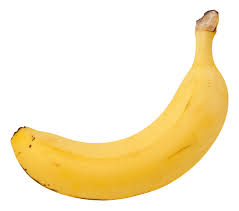
#> input picture img/banana.jpeg, 239 x 211 px
$ python 0813-perimeter-2.py
#> lines starting #> are read from the running program, lines starting #| are printed output that depends on the picture; after the words box and inside, x2 and y2 are one past the last pixel; in counts of white or black regions, pixels touching at a corner belong together
# 0813.py
import cv2
import numpy as np

#1
src = cv2.imread('../../img/banana.jpeg')
#> src is the input picture: shape (211, 239, 3); mean B, G, R 200.8, 235.7, 249.9
gray = cv2.cvtColor(src, cv2.COLOR_BGR2GRAY)
ret, bImg = cv2.threshold(gray, 220, 255, cv2.THRESH_BINARY_INV)
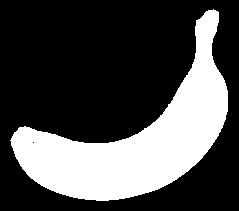
#> bImg: shape (211, 239); 29.5% white; 1 white region, box (x1, y1, x2, y2) and area: (10, 9, 228, 201) 14881
## bImg = cv2.erode(bImg, None)
bImg = cv2.dilate(bImg, None)
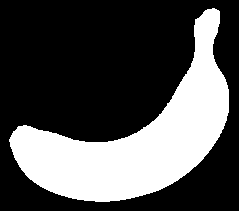
#> bImg: shape (211, 239); 31.2% white; 1 white region
## cv2.imshow('src', src)
## cv2.imshow('bImg', bImg)

mode = cv2.RETR_EXTERNAL
method = cv2.CHAIN_APPROX_SIMPLE
contours, hierarchy = cv2.findContours(bImg, mode, method)
#> contours = 1 contour; box (x1, y1, x2, y2) and area: (9, 8, 229, 202) 15435

dst = src.copy()
## cv2.drawContours(dst, contours, -1, (255,0,0), 3)
cnt = contours[0]
#> cnt = contour of 322 points, box (x1, y1, x2, y2) (9, 8, 229, 202), area 15435
cv2.drawContours(dst, [cnt], 0, (255,0,0), 3)
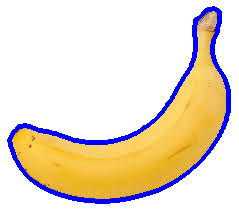
#> dst: shape (211, 239, 3); 6.31% of pixels changed, all inside (x1, y1, x2, y2) = (7, 6, 231, 204)

#2
dst2 = dst.copy()
rows,cols = dst2.shape[:2]
#> rows = 211; cols = 239
[vx,vy,x,y] = cv2.fitLine(cnt, cv2.DIST_L2, 0, 0.01, 0.01)
#> vx = [0.863]; vy = [-0.506]; x = [134.3]; y = [126]
y1 = int((-x * vy / vx) + y)
#> y1 = 204
y2 = int(((cols - x) * vy / vx) + y)
#> y2 = 64
cv2.line(dst2, (0,y1), (cols - 1, y2), (0,0,255), 2)
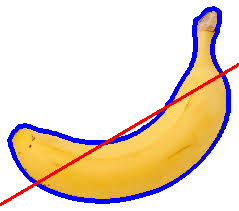
#> dst2: shape (211, 239, 3); 1.73% of pixels changed, all inside (x1, y1, x2, y2) = (0, 63, 239, 206)
cv2.imshow('dst2', dst2)

#3
ellipse = cv2.fitEllipse(cnt)
#> ellipse = ((121.9, 105), (179.1, 224.5), 45.72)
dst3 = dst.copy()
cv2.ellipse(dst3, ellipse, (0,0,255), 2)
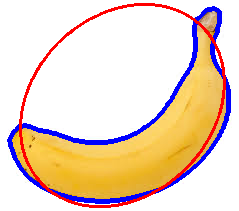
#> dst3: shape (211, 239, 3); 3.78% of pixels changed, all inside (x1, y1, x2, y2) = (19, 3, 226, 208)
cv2.imshow('dst3', dst3)

#4
poly = cv2.approxPolyDP(cnt, epsilon = 20, closed = True)
#> poly = [[219, 11], [153, 121], [18, 126], [25, 174], [109, 201], [188, 172], [228, 112]]
dst4 = dst.copy()
cv2.drawContours(dst4, [poly], 0, (0,0,255), 2)
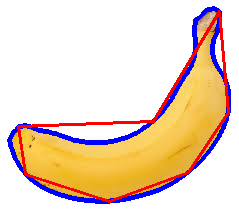
#> dst4: shape (211, 239, 3); 3.87% of pixels changed, all inside (x1, y1, x2, y2) = (17, 10, 230, 203)
cv2.imshow('dst4', dst4)

#5
dst5 = dst.copy()
for y in range(rows):
	for x in range(cols):
		if cv2.pointPolygonTest(cnt, (x,y), False) > 0:
			dst5[y,x] = (0,255,0)
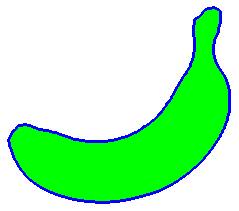
#> dst5: shape (211, 239, 3); mean B, G, R 178.5, 245.2, 168.7
cv2.imshow('dst5', dst5)

cv2.waitKey(0)
cv2.destroyAllWindows()

$ run again, with img/hand.jpeg copied over img/banana.jpeg
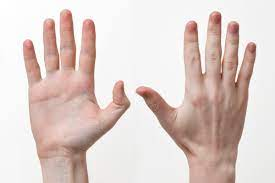
#> input picture img/hand.jpeg, 275 x 183 px
#> src is the input picture: shape (183, 275, 3); mean B, G, R 202.1, 207.1, 222.8
#> `bImg = cv2.dilate(bImg, None)`:
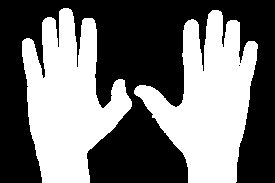
#> bImg: shape (183, 275); 44.9% white; 2 white regions
#> contours = 2 contours; box (x1, y1, x2, y2) and area: (134, 10, 258, 183) 10954, (22, 8, 132, 183) 10914
#> cnt = contour of 211 points, box (x1, y1, x2, y2) (134, 10, 258, 183), area 10954
#> dst: shape (183, 275, 3); 6.42% of pixels changed, all inside (x1, y1, x2, y2) = (132, 8, 260, 183)
#> vx = [0.443]; vy = [-0.896]; x = [201.9]; y = [81.96]
#> y1 = 490
#> y2 = -65
#> dst2: shape (183, 275, 3); mean B, G, R 203, 191.6, 209.2
#> ellipse = ((202.8, 92.27), (110, 147.2), 176.5)
#> dst3: shape (183, 275, 3); mean B, G, R 200.1, 189.7, 210.3
#> poly = contour of 9 points, box (x1, y1, x2, y2) (134, 10, 258, 183), area 10482
#> dst4: shape (183, 275, 3); mean B, G, R 197.4, 190.3, 213.7
#> after the loop `for y in range(rows):`:
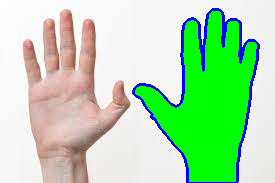
#> dst5: shape (183, 275, 3); mean B, G, R 174.2, 220.8, 175.1
